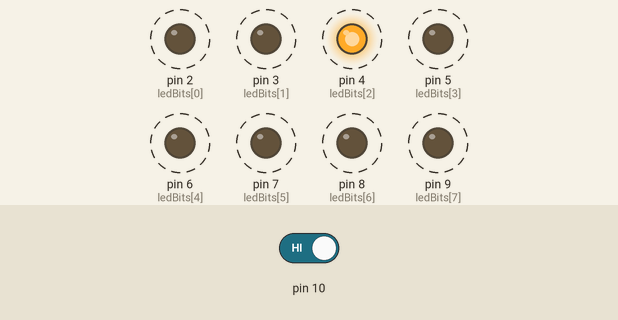
This sketch was run on a simulated Arduino Uno, built with avr-gcc and run on an emulated ATmega328P. Parts: output pins drawn as LEDs (lit = HIGH). Dashed ring = blinking. Inputs (shaded band) come from the test bench; at power-on: pin 10 HIGH.

Above: at 5.6 s.
5.7 s: pin 10 driven LOW
At 9.45 s:
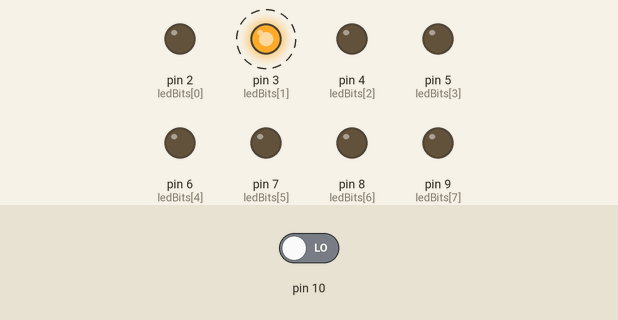
At 10.35 s:
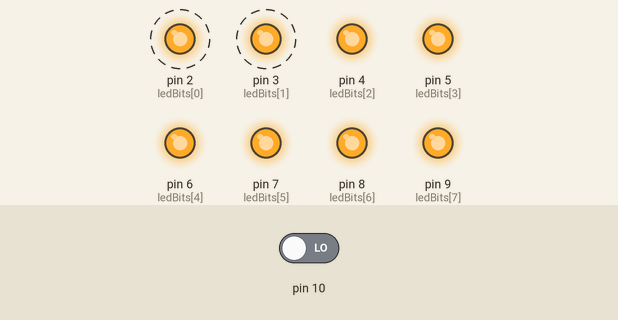
12.0 s: pin 10 driven HIGH
At 12.15 s:
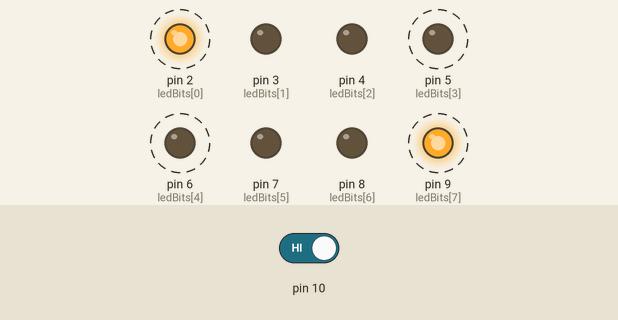
Timing chart, 0 to 21.5 s (numbered marks = the images above; inputs shaded):
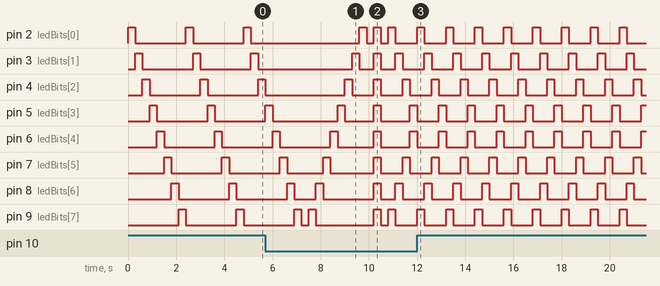

The sketch:

EJERCICIO_5.INO
```cpp
const int ledBits[8] = {2, 3, 4, 5, 6, 7, 8, 9};
int contador = 0;

void setup() {
  // Configurar los pines de los LEDs
  for(int i = 0; i < 8; i++) {
    pinMode(ledBits[i], OUTPUT);
  }

  // Configurar el pin del botón
  pinMode(10, INPUT);
}

void loop() {
  // Detectar la presión del botón
  if (digitalRead(10) == LOW) {
    contador = (contador + 1) % 4;  // Cambiar patrón (0, 1, 2, 3)
    delay(300);  // Delay para evitar rebotes del botón
  }

  // Ejecutar el patrón según el valor de 'contador'
  switch (contador) {
    case 0:
      // Patrón 1: LEDs encendidos de izquierda a derecha
      for (int i = 0; i < 8; i++) {
        digitalWrite(ledBits[i], HIGH);
        delay(300);
        digitalWrite(ledBits[i], LOW);
      }
      break;

    case 1:
      // Patrón 2: LEDs encendidos de derecha a izquierda
      for (int i = 7; i >= 0; i--) {
        digitalWrite(ledBits[i], HIGH);
        delay(300);
        digitalWrite(ledBits[i], LOW);
      }
      break;

    case 2:
      // Patrón 3: Todos los LEDs encendidos
      for (int i = 0; i < 8; i++) {
        digitalWrite(ledBits[i], HIGH);
      }
      delay(300);
      // Apagar todos los LEDs
      for (int i = 0; i < 8; i++) {
        digitalWrite(ledBits[i], LOW);
      }
      break;

    case 3:
      // Patrón 4: LEDs encendidos en pares (extremos hacia el centro)
      for (int i = 0; i < 4; i++) {
        digitalWrite(ledBits[i], HIGH);
        digitalWrite(ledBits[7-i], HIGH);
        delay(300);
        digitalWrite(ledBits[i], LOW);
        digitalWrite(ledBits[7-i], LOW);
      }
      break;
  }
}
```

Measured:
- after the input at 5.7 s, pin 2 (ledBits[0]): alternates HIGH for 0.30 s and LOW for 0.30 s, 6 changes in all, then stays LOW, starting after 3.9 s; pin 3 (ledBits[1]): alternates HIGH for 0.30 s and LOW for 0.60 s, starting after 3.6 s
- by itself, pin 2 (ledBits[0]), pin 3 (ledBits[1]): alternates HIGH for 0.30 s and LOW for 2.1 s
- by itself, pin 4 (ledBits[2]), pin 5 (ledBits[3]), pin 6 (ledBits[4]), pin 7 (ledBits[5]), pin 8 (ledBits[6]), pin 9 (ledBits[7]): alternates HIGH for 0.30 s and LOW for 0.90 s
